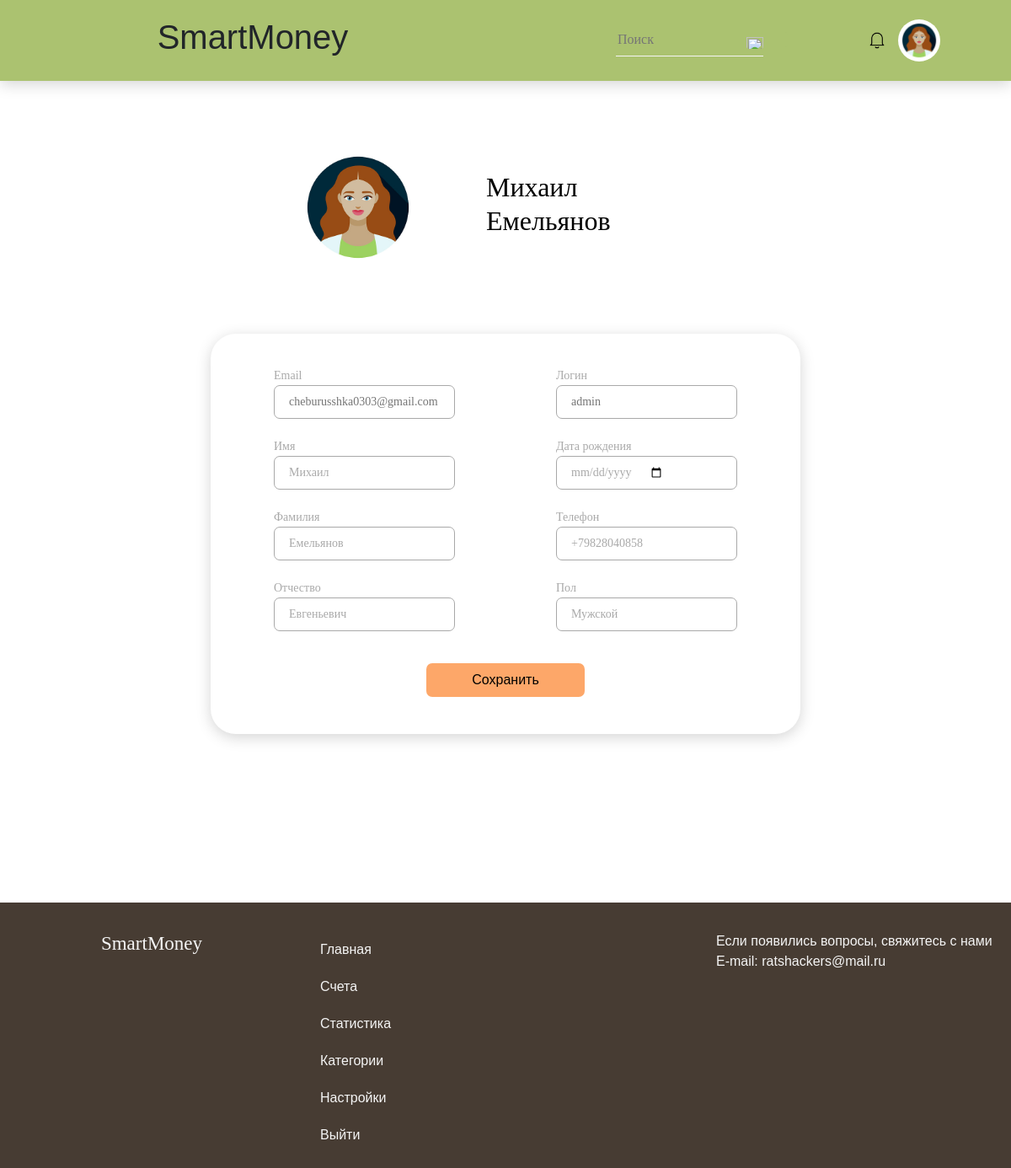
/users/profile/ (signed in), run on an earlier commit of the app's database.
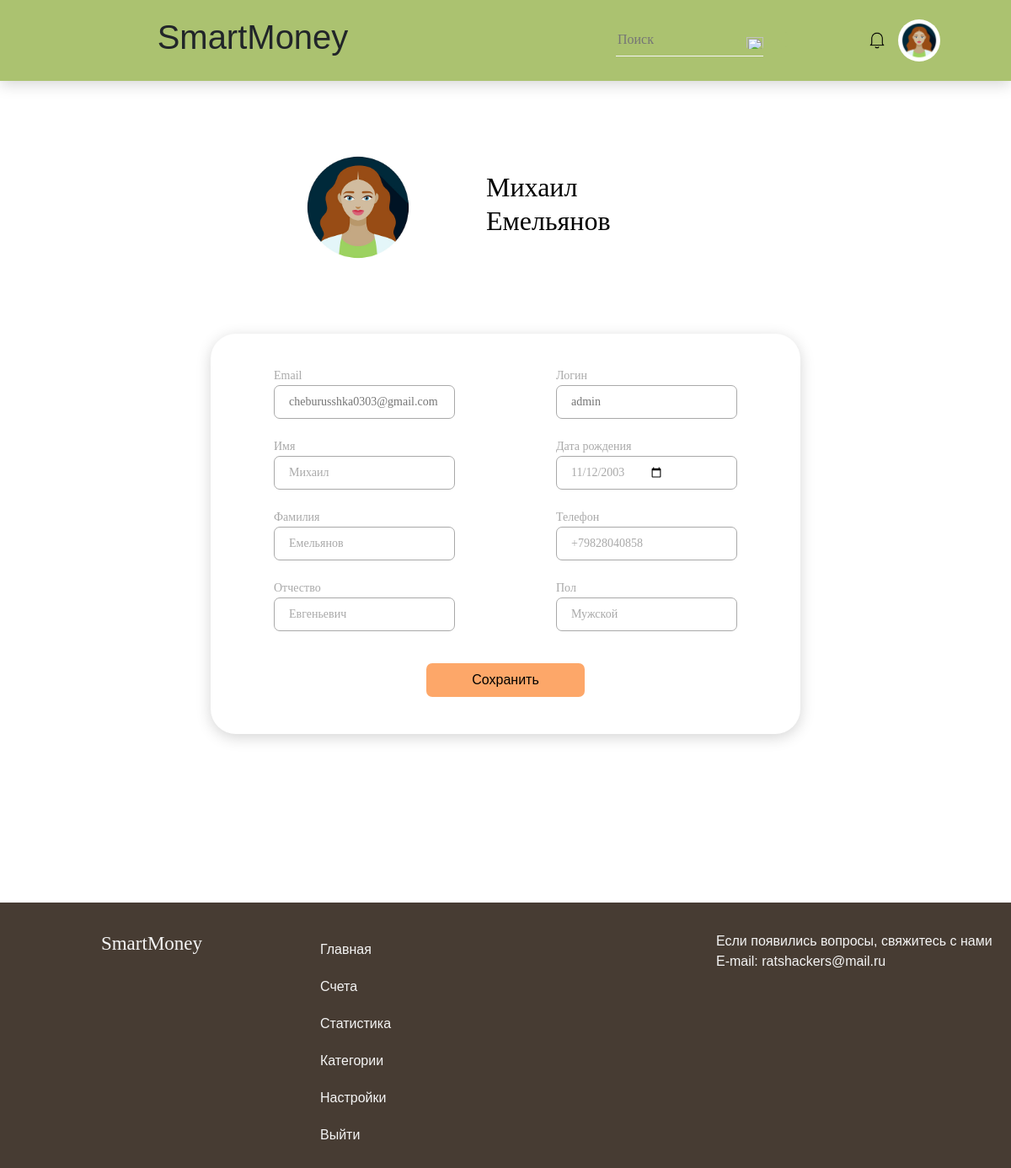
And on a later commit of the database.
### users/models.py (models this page shows, shortened)
class UserDataModel(models.Model):
    user = models.OneToOneField(AUTH_USER_MODEL, on_delete=models.CASCADE)
    name = models.CharField(max_length=100, blank=True)
    surname = models.CharField(max_length=100, blank=True)
    patronymic = models.CharField(max_length=100, blank=True)
    date_of_birth = models.DateField(blank=True, null=True)
    phone = models.CharField(max_length=20, blank=True)
    sex = models.CharField(max_length=30, blank=True)

### users/views.py (the view)
# urls.py: path('profile/', profile_view, name='profile'),
@login_required
def profile_view(request):
    user_profile, created = UserDataModel.objects.get_or_create(user=request.user)
    form = UserProfileForm(instance=user_profile)
    if request.method == 'POST':
        form = UserProfileForm(request.POST, instance=user_profile)
        if form.is_valid():
            form.save()
            return redirect('profile')
    return render(request, 'profile/profile.html', {'form': form})

### users/forms.py (shortened to what this page needs)
class UserProfileForm(forms.ModelForm):
    class Meta:
        model = UserDataModel
        fields = ('name', 'surname', 'patronymic', 'date_of_birth', 'phone', 'sex')
    def __init__(self, *args, **kwargs):
        self.request = kwargs.pop('request', None)
        super(UserProfileForm, self).__init__(*args, **kwargs)

### users/templates/users/profile/profile.html (shortened to what the changed rows need)
{% extends 'users/profile/base.html' %}
{% block content %}
<div class="container">
  <div class="user-info">
      <div class="user-name">
        <form>
          <h2>{{ form.name }} {{ form.surname }}</h2>
        </form>
      </div>
  </div>
  <form method="post">
      <div id="profile-form">
        <div class="content-form">
          <div class="profile-form">
            <div class="row">
              <div class="row-item-one">
                <div class="row-item-two-left">
                  <label for="id_name">Имя</label>
                  <input name="name"
                         id="id_name"
                         type="text"
                         class="name"
                         required placeholder="Имя"
                         value="{{ form.name.value }}">
                </div>
                <div class="row-item-three-left">
                  <label for="id_surname">Фамилия</label>
                  <input name="surname"
                         id="id_surname"
                         type="text"
                         class="surname"
                         required placeholder="Фамилия"
                         value="{{ form.surname.value }}">
                </div>
                <div class="row-item-four-left">
                  <label for="id_surname">Отчество</label>
                  <input name="patronymic"
                         id="id_patronymic"
                         type="text"
                         class="patronymic"
                         placeholder="Отчество"
                         value="{{ form.patronymic.value }}">
                </div>
              </div>
              <div class="row-item-two">
                <div class="row-item-two-right">
                  <label for="id_date_of_birth">Дата рождения</label>
                  <input name="date_of_birth"
                         id="id_date_of_birth"
                         type="date"
                         class="birthdate"
                         placeholder="{{ form.date_of_birth.label }}"
                         value="{{ form.date_of_birth.value|date:'Y-m-d' }}">
                </div>
                <div class="row-item-three-right">
                  <label for="id_phone">Телефон</label>
                  <input name="phone"
                         id="id_phone"
                         type="text"
                         class="phone"
                         placeholder="Пример: +78005353535"
                         value="{{ form.phone.value }}">
                </div>
                <div class="row-item-four-right">
                  <label for="id_sex">Пол</label>
                  <input name="sex"
                         id="id_sex"
                         type="text"
                         class="sex"
                         placeholder="Мужской/Женский"
                         value="{{ form.sex.value }}">
                </div>
              </div>
            </div>
          </div>
        </div>
      </div>
    </form>
  </div>
{% endblock %}

What changed in the data, as far as the page shows it:
changed UserDataModel "Михаил": date_of_birth (not shown) → "11/12/2003"
